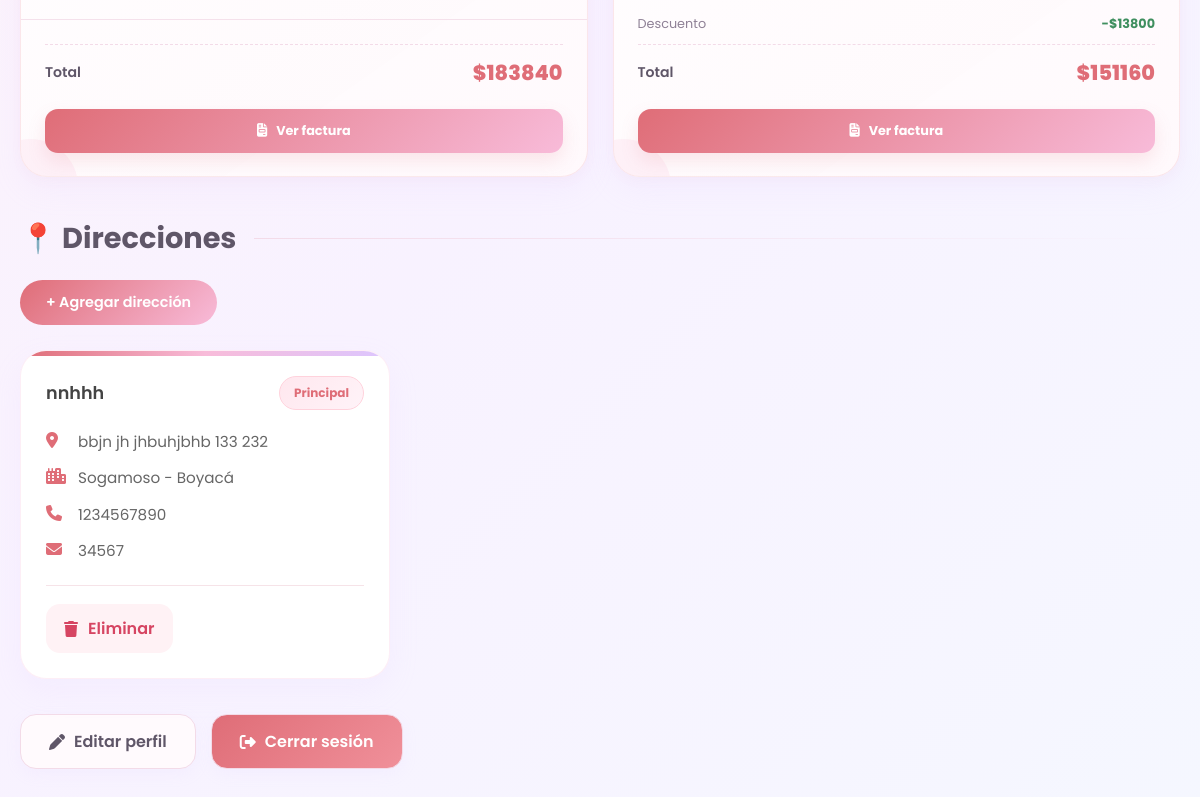
The page /mi-cuenta/ (signed in, lower part) on the database as committed earlier.
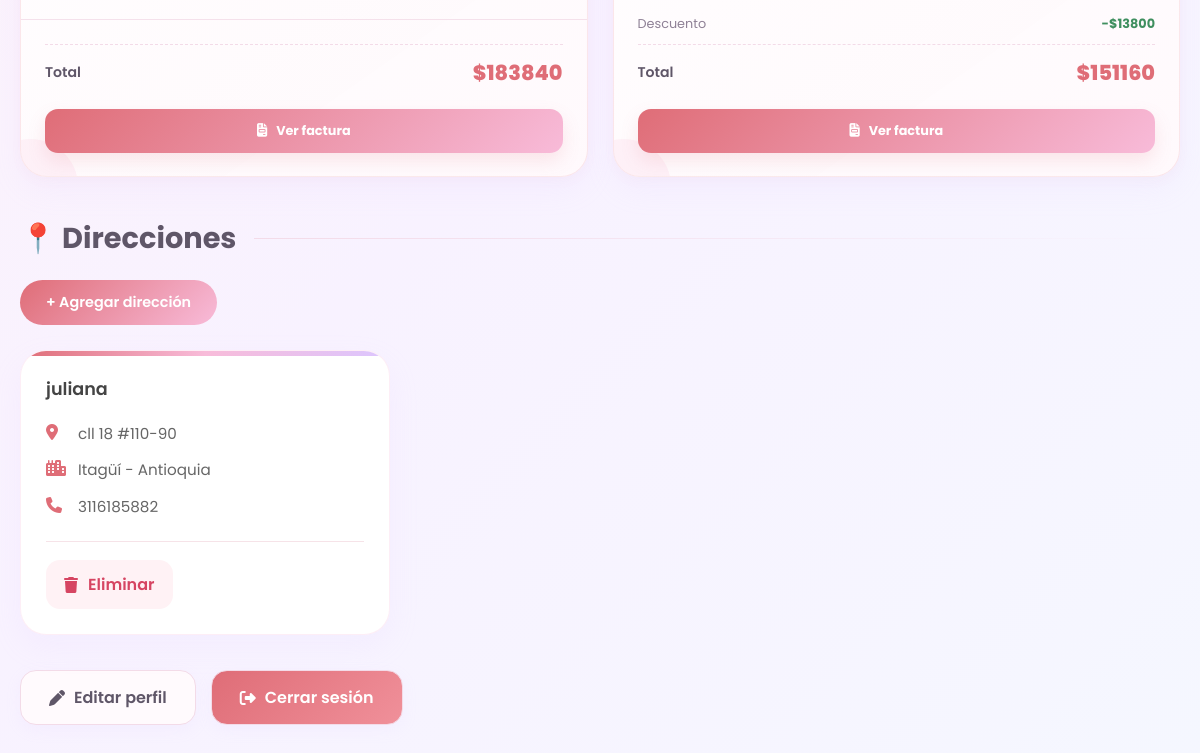
The same page on the database as committed later.
### core/models.py (models this page shows, shortened)
class Pedido(models.Model):
    ESTADOS = [
        ("PENDIENTE", "Pendiente"),
        ("PAGADO", "Pagado"),
        ("RECHAZADO", "Rechazado"),
        ("CANCELADO", "Cancelado"),
    ]
    ESTADOS_ENVIO = [
        ("PREPARANDO", "Preparando pedido"),
        ("EN_PROCESO", "En proceso"),
        ("ENVIADO", "Enviado"),
        ("ENTREGADO", "Entregado"),
        ("FINALIZADO", "Finalizado"),
    ]
    usuario = models.ForeignKey(
        settings.AUTH_USER_MODEL,
        on_delete=models.PROTECT,
        related_name="pedidos"
    )
    referencia = models.CharField(
        max_length=100,
        unique=True
    )
    estado = models.CharField(
        max_length=20,
        choices=ESTADOS,
        default="PENDIENTE"
    )
    estado_envio = models.CharField(
        max_length=20,
        choices=ESTADOS_ENVIO,
        default="PREPARANDO"
    )
    subtotal_detalle = models.DecimalField(
        max_digits=12,
        decimal_places=2,
        default=0
    )
    subtotal = models.DecimalField(
        max_digits=12,
        decimal_places=2
    )
    descuento = models.DecimalField(
        max_digits=12,
        decimal_places=2,
        default=0
    )
    porcentaje_descuento = models.DecimalField(
        max_digits=5,
        decimal_places=2,
        default=0
    )
    nivel_precio = models.CharField(
        max_length=100,
        blank=True,
        default=""
    )
    costo_envio = models.DecimalField(
        max_digits=12,
        decimal_places=2,
        default=0
    )
    transportadora = models.CharField(
        max_length=100,
        blank=True,
        default=""
    )
    numero_guia = models.CharField(
        max_length=100,
        blank=True,
        default=""
    )
    fecha_envio = models.DateTimeField(
        null=True,
        blank=True
    )
    direccion_nombre_receptor = models.CharField(
        max_length=100,
        blank=True,
        default=""
    )
    direccion_telefono = models.CharField(
        max_length=20,
        blank=True,
        default=""
    )
    direccion_texto = models.TextField(
        blank=True,
        default=""
    )
    direccion_ciudad = models.CharField(
        max_length=100,
        blank=True,
        default=""
    )
    direccion_departamento = models.CharField(
        max_length=100,
        blank=True,
        default=""
    )
    direccion_codigo_postal = models.CharField(
        max_length=20,
        blank=True,
        default=""
    )
    total = models.DecimalField(
        max_digits=12,
        decimal_places=2
    )
    creado = models.DateTimeField(
        auto_now_add=True
    )
    actualizado = models.DateTimeField(
        auto_now=True
    )

class Direccion(models.Model):
    usuario = models.ForeignKey(Usuario, on_delete=models.CASCADE, related_name="direcciones")
    nombre_receptor = models.CharField(max_length=100)
    telefono = models.CharField(max_length=20)
    direccion = models.TextField()
    ciudad = models.CharField(max_length=100)
    departamento = models.CharField(max_length=100)
    codigo_postal = models.CharField(max_length=20, blank=True, null=True)
    principal = models.BooleanField(default=False)

### core/views.py (the view)
# urls.py: path('mi-cuenta/', views.mi_cuenta, name='mi_cuenta'),
@login_required
def mi_cuenta(request):
    form = DireccionForm()
    pedidos = Pedido.objects.filter(
        usuario=request.user
    ).order_by("-id")[:4]
    resultados_usuario = ResultadoUsuario.objects.filter(
        usuario=request.user
    ).select_related(
        "test",
        "resultado"
    )
    reportes_emprendimiento = request.user.reportes_emprendimiento.all()
    return render(request, "core/cuenta.html", {
        "form": form,
        "pedidos": pedidos,
        "resultados_usuario": resultados_usuario,
        "reportes_emprendimiento": reportes_emprendimiento,
    })

### core/context_processors.py (called while the page is built)
def carrito_context(request):
    cantidad_carrito = 0
    if request.user.is_authenticated:
        carrito = (
            Carrito.objects
            .filter(usuario=request.user)
            .first()
        )
        if carrito:
            cantidad_carrito = carrito.cantidad_total
    return {
        "cantidad_carrito": cantidad_carrito
    }

### core/models.py (called while the page is built)
    @property
    def cantidad_total(self):
        return sum(
            item.cantidad
            for item in self.items.all()
        )

### core/templates/core/cuenta.html (shortened to what this page needs)
{% load static %}
<!DOCTYPE html>
<html lang="es">
<head>
    <link href="https://cdnjs.cloudflare.com/ajax/libs/font-awesome/6.5.0/css/all.min.css" rel="stylesheet">
    <link rel="stylesheet" href="{% static 'css/cuenta.css' %}">
</head>
<body>
    <div class="account-container">
        {% if request.user.is_authenticated %}
        <br>
        <br>
        <section class="orders-section">
            {% if pedidos %}
            <div class="orders-grid">
                {% for pedido in pedidos %}
                <div class="order-card">
                    <div class="order-body">
                        {% if pedido.descuento > 0 %}
                        <div class="order-linea">
                            <span>Descuento</span>
                            <strong class="order-descuento">-${{ pedido.descuento|floatformat:0 }}</strong>
                        </div>
                        {% endif %}
                        <div class="order-linea order-total-linea">
                            <span>Total</span>
                            <strong class="order-total">${{ pedido.total|floatformat:0 }}</strong>
                        </div>
                    </div>
                    <div class="order-actions">
                        <a href="{% url 'factura_pedido' pedido.id %}" class="btn-factura">
                            <i class="fa-solid fa-file-invoice"></i>
                            Ver factura
                        </a>
                    </div>
                </div>
                {% endfor %}
            </div>
            {% endif %}
        </section>
        <section class="addresses-section">
            <div class="section-title">
                <h2>📍 Direcciones</h2>
            </div>
            <button type="button" class="btn btn-primary" onclick="openModal()">
                + Agregar dirección
            </button>
            <div class="addresses-grid">
                {% for d in request.user.direcciones.all %}
                <div class="address-card">
                    <div class="address-header">
                        <h3>{{ d.nombre_receptor }}</h3>
                        {% if d.principal %}
                        <span class="badge">Principal</span>
                        {% endif %}
                    </div>
                    <div class="address-info">
                        <p>
                            <i class="fa-solid fa-location-dot"></i>
                            {{ d.direccion }}
                        </p>
                        <p>
                            <i class="fa-solid fa-city"></i>
                            {{ d.ciudad }} - {{ d.departamento }}
                        </p>
                        <p>
                            <i class="fa-solid fa-phone"></i>
                            {{ d.telefono }}
                        </p>
                        {% if d.codigo_postal %}
                        <p>
                            <i class="fa-solid fa-envelope"></i>
                            {{ d.codigo_postal }}
                        </p>
                        {% endif %}
                    </div>
                    <div class="address-actions">
                        <form method="POST" action="{% url 'eliminar_direccion' d.id %}"
                            class="delete-address-form">
                            <button type="submit" class="delete-btn">
                                <i class="fa-solid fa-trash"></i>
                                Eliminar
                            </button>
                        </form>
                    </div>
                </div>
                {% endfor %}
            </div>
        </section>
        <section class="actions">
            <a href="{% url 'editar_perfil' %}" class="action-btn">
                <i class="fa-solid fa-pen"></i>
                Editar perfil
            </a>
            <a href="{% url 'logout' %}" class="action-btn logout">
                <i class="fa-solid fa-right-from-bracket"></i>
                Cerrar sesión
            </a>
        </section>
        {% endif %}
    </div>
</body>
</html>

Rows that differ between the two databases and show on the page:
removed Direccion: nombre_receptor "nnhhh", principal "Principal", direccion "bbjn jh jhbuhjbhb 133 232", ciudad "Sogamoso", departamento "Boyacá", telefono "1234567890", codigo_postal "34567"
added Direccion: nombre_receptor "juliana", direccion "cll 18 #110-90", ciudad "Itagüí", departamento "Antioquia", telefono "3116185882"
